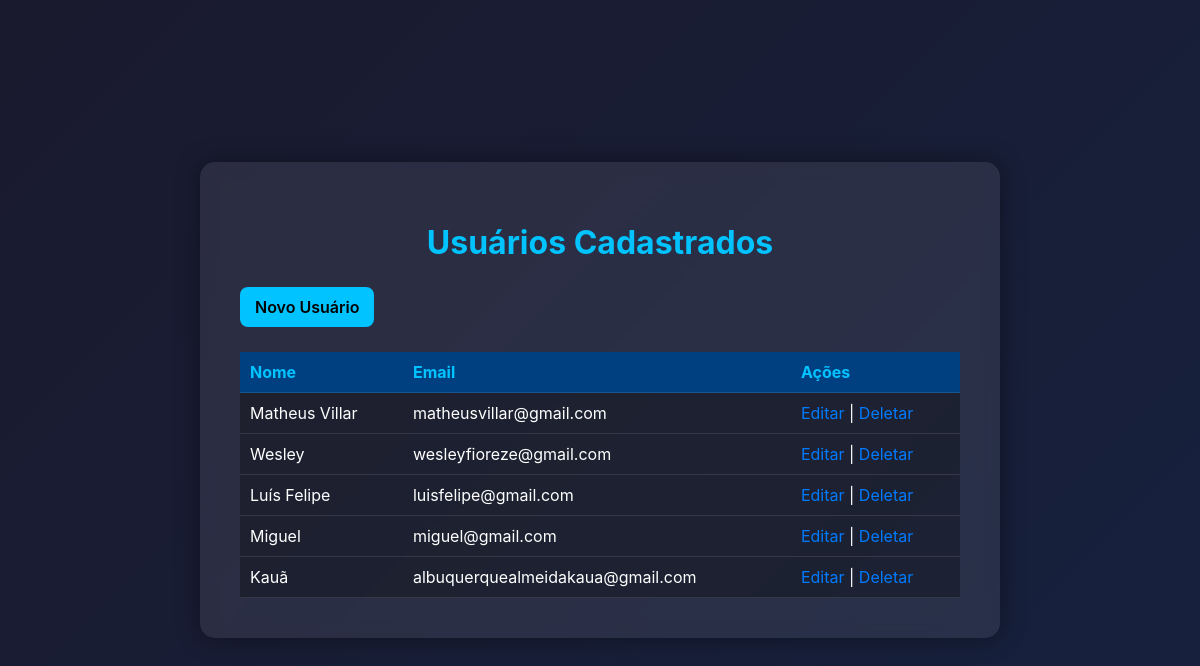
The page / on the database its author committed.
### tables this page shows
CREATE TABLE `usuarios` (
  `id` int(10) UNSIGNED NOT NULL,
  `nome` varchar(150) NOT NULL,
  `email` varchar(150) NOT NULL,
  `created_at` timestamp NOT NULL DEFAULT current_timestamp(),
  `updated_at` timestamp NOT NULL DEFAULT current_timestamp() ON UPDATE current_timestamp()
);

### app/controllers/UsuarioController.php (called while the page is built, shortened)
<?php
require_once __DIR__ . '/../models/Usuario.php';
class UsuarioController
{
    private $usuarioModel;
    public function __construct(PDO $pdo)
    {
        $this->usuarioModel = new Usuario($pdo);
    }
    public function listar()
    {
        $dados = $this->usuarioModel->all();
        require __DIR__ . '/../views/usuario/listar.php';
    }
}

### index.php (called while the page is built, shortened)
<?php
$action = preg_replace('/[^a-z0-9_]/i', '', $_GET['action'] ?? 'listar');
$database = new Database();
$pdo = $database->getConnection();
$controllerObj = new $controllerClass($pdo);
$controllerObj->$action();

### app/models/Usuario.php (called while the page is built, shortened)
<?php
class Usuario
{
    private $conn;
    private $table = "usuarios";
    public function __construct(PDO $pdo = null)
    {
        if ($pdo instanceof PDO) {
            $this->conn = $pdo;
        } else {
            $db = new Database();
            $this->conn = $db->getConnection();
        }
    }
    public function all(): array
    {
        $stmt = $this->conn->query("SELECT id, nome, email, created_at FROM {$this->table} ORDER BY id DESC");
        return $stmt->fetchAll();
    }
}

### app/views/usuario/listar.php (the view, shortened to what this page needs)
<!DOCTYPE html>
<html lang="pt-br">
<head>
    <link rel="stylesheet" href="/aula_mvc/assets/css/style.css">
</head>
<body>
    <div class="container">
        <h1>Usuários Cadastrados</h1>
        <a href="index.php?controller=usuario&action=criar" class="button">Novo Usuário</a>
        <?php if (!empty($dados)): ?>
            <table>
                <thead>
                    <tr>
                        <th>Nome</th>
                        <th>Email</th>
                        <th>Ações</th>
                    </tr>
                </thead>
                <tbody>
                    <?php foreach ($dados as $u): ?>
                        <tr>
                            <td><?= htmlspecialchars($u['nome']) ?></td>
                            <td><?= htmlspecialchars($u['email']) ?></td>
                            <td>
                                <a href="index.php?controller=usuario&action=editar&id=<?= $u['id'] ?>">Editar</a> |
                                <a href="index.php?controller=usuario&action=deletar&id=<?= $u['id'] ?>" onclick="return confirm('Confirma exclusão?')">Deletar</a>
                            </td>
                        </tr>
                    <?php endforeach; ?>
                </tbody>
            </table>
        <?php else: ?>
            <p>Nenhum usuário cadastrado.</p>
        <?php endif; ?>
    </div>
</body>
</html>

### assets/css/style.css (style rules this page uses)
:root { --white: #ffffff; --black: #000000; --gray: #555; --light-gray: #f5f5f5; --primary: #007bff; --secondary: #004080; --success: #28a745; --danger: #dc3545; --border-radius: 10px; --shadow: 0 4px 8px rgba(0, 0, 0, 0.1); --transition: 0.3s ease-in-out; }
body { font-family: 'Inter', sans-serif; margin: 0; padding: 0; background-color: var(--light-gray); color: var(--gray); }
.container { width: 90%; max-width: 900px; margin: 40px auto; background-color: var(--white); padding: 30px; border-radius: var(--border-radius); box-shadow: var(--shadow); }
h1, h2, h3 { color: var(--secondary); text-align: center; margin-bottom: 20px; }
a { text-decoration: none; color: var(--primary); transition: var(--transition); }
.button { display: inline-block; padding: 10px 20px; background-color: var(--primary); color: var(--white); border: none; border-radius: var(--border-radius); cursor: pointer; transition: var(--transition); font-weight: 500; }
table { width: 100%; border-collapse: collapse; margin-top: 20px; }
th, td { padding: 12px; border-bottom: 1px solid #ddd; text-align: left; }
th { background-color: var(--secondary); color: var(--white); }
* { box-sizing: border-box; font-family: "Inter", sans-serif; }
body { margin: 0; background: linear-gradient(135deg, #1a1a2e, #16213e); color: #fff; display: flex; align-items: center; justify-content: center; min-height: 100vh; }
.container { background: rgba(255, 255, 255, 0.08); padding: 40px; border-radius: 15px; width: 90%; max-width: 800px; box-shadow: 0 0 25px rgba(0,0,0,0.4); backdrop-filter: blur(8px); }
h1 { text-align: center; margin-bottom: 25px; color: #00c3ff; }
a.button { display: inline-block; padding: 10px 15px; background: #00c3ff; border-radius: 8px; color: #000; text-decoration: none; font-weight: 600; margin-bottom: 15px; }
table { width: 100%; border-collapse: collapse; margin-top: 10px; background: rgba(0,0,0,0.3); }
th, td { padding: 10px; text-align: left; border-bottom: 1px solid rgba(255,255,255,0.1); }
th { color: #00c3ff; }

### rows shown on the page
usuarios: nome "Matheus Villar", email "matheusvillar@gmail.com"
usuarios: nome "Wesley", email "wesleyfioreze@gmail.com"
usuarios: nome "Luís Felipe", email "luisfelipe@gmail.com"
usuarios: nome "Miguel", email "miguel@gmail.com"
usuarios: nome "Kauã", email "albuquerquealmeidakaua@gmail.com"
